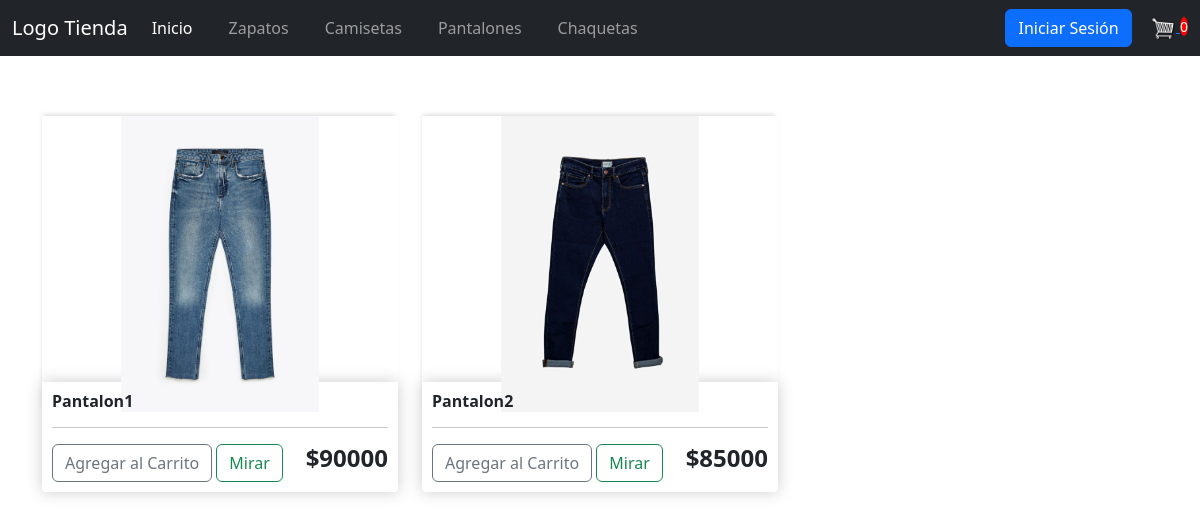
Screenshot of /pantalones with the database file from the repository.
### tienda/models.py (models this page shows, shortened)
class Pantalon(models.Model):
    nombre = models.CharField(max_length=200)
    precio = models.DecimalField(max_digits=9, decimal_places=2)
    imagen = models.ImageField(null=True, blank=True)
    @property
    def imagenURL(self):
        try:
            url = self.imagen.url
        except:
            url = ''
        return url

### tienda/views.py (the view)
# urls.py: path('pantalones', views.pantalones, name='pantalones'),
def pantalones(request):
    data = cartData(request)
    item_carrito = data['carritoItems']
    pantalones = Pantalon.objects.all()
    context = {'pantalones' : pantalones, 'item_carrito': item_carrito}
    return render(request, 'store/pantalones.html', context)

### tienda/utils.py (called while the page is built, shortened)
def cookieCart(request):
    try:
        carrito = json.loads(request.COOKIES['cart'])
    except:
        carrito = {}
    print('Carito:', carrito)
    items = []
    pedido = {'get_total_carrito': 0,
            'get_items_carrito': 0}
    item_carrito = pedido['get_items_carrito']
    return {'carritoItems': item_carrito, 'pedido': pedido, 'items': items}

def cartData(request):
    if request.user.is_authenticated:
        cliente = request.user.cliente
        pedido, creado = Pedido.objects.get_or_create(cliente = cliente, completo = False)
        items = pedido.itemspedido_set.all()
        item_carrito = pedido.get_items_carrito
    else:
        cookieData = cookieCart(request)
        item_carrito = cookieData['carritoItems']
        pedido = cookieData['pedido']
        items = cookieData['items']
    return {'carritoItems': item_carrito, 'pedido': pedido, 'items': items}

### tienda/templates/store/pantalones.html (shortened to what this page needs)
{% extends 'store/main.html' %}
{% load static %}
{% block contenido %}
<div class="row">
    {% for pantalon in pantalones %}
    <div class="col-lg-4">
        <div class="cont-Imagen">
            <img class="thumbnail" src="{{pantalon.imagenURL}}">
        </div>
        <div class="box-element product">
            <h6><strong>{{pantalon.nombre}}</strong></h6>
            <hr>
            <button data-producto={{pantalon.id}} data-accion="add" class="btn btn-outline-secondary add-btn actualizar-carrito">Agregar al Carrito</button>
            <a class="btn btn-outline-success" href="#">Mirar</a>
            <h4 style="display: block; float: right;"> <strong>${{pantalon.precio|floatformat:0}}</strong></h4>
        </div>
    </div>
    {% endfor %}
</div>
{% endblock contenido %}

### static/css/main.css (style rules this page uses)
h1,h2,h3,h4,h5,h6 { color:hsl(0, 0%, 30%); }
.box-element { box-shadow:hsl(0, 0%, 80%) 0 0 16px; background-color: #fff; border-radius: 4px; padding: 10px; }
.thumbnail { width: 100%; margin-top: 30px; height: 295.98px; -webkit-box-shadow: -1px -3px 5px -2px rgba(214,214,214,1); -moz-box-shadow: -1px -3px 5px -2px rgba(214,214,214,1); box-shadow: -1px -3px 5px -2px rgba(214,214,214,1); }
.cont-Imagen { max-width: 295.98; height: 295.98px; }
img { object-fit: scale-down; }
.product { border-radius: 0 0 4px 4px; }
.col-lg-4, .col-lg-6, .col-lg-8, .col-lg-12 { margin-top: 10px; }
.col-lg-4 { margin-top: 10px; }
.btn { border-radius: 0; }

### static/css/estilos_Inicio.css (style rules this page uses)
* { margin: 0; padding: 0; box-sizing: border-box; }
a { text-decoration: none; color: #202020; }

### rows the page displays
Pantalon: imagenURL (picture), nombre "Pantalon1", precio "90000"
Pantalon: imagenURL (picture), nombre "Pantalon2", precio "85000"

### other values shown
{{ item_carrito }} "0"
